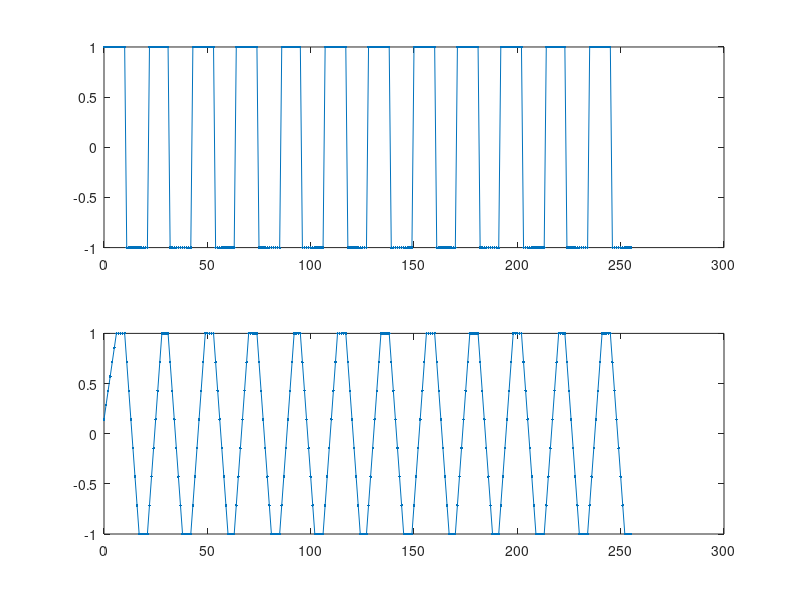
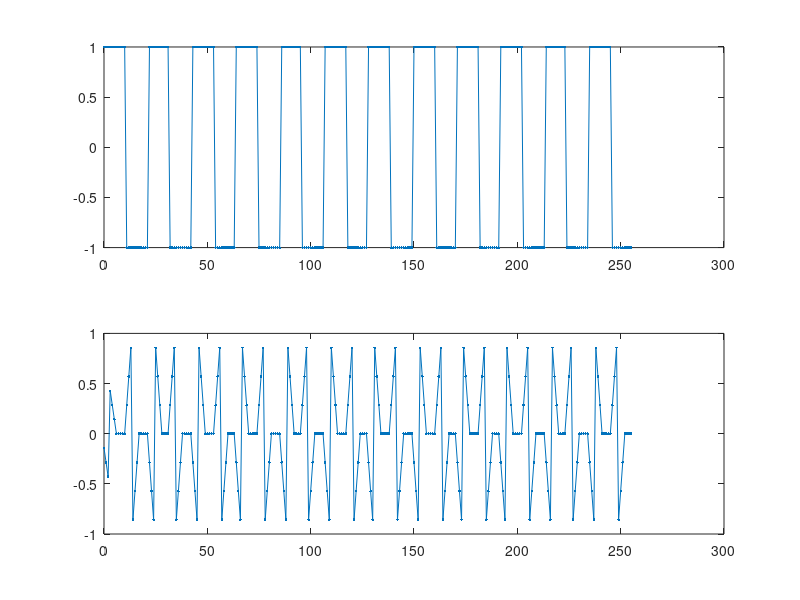
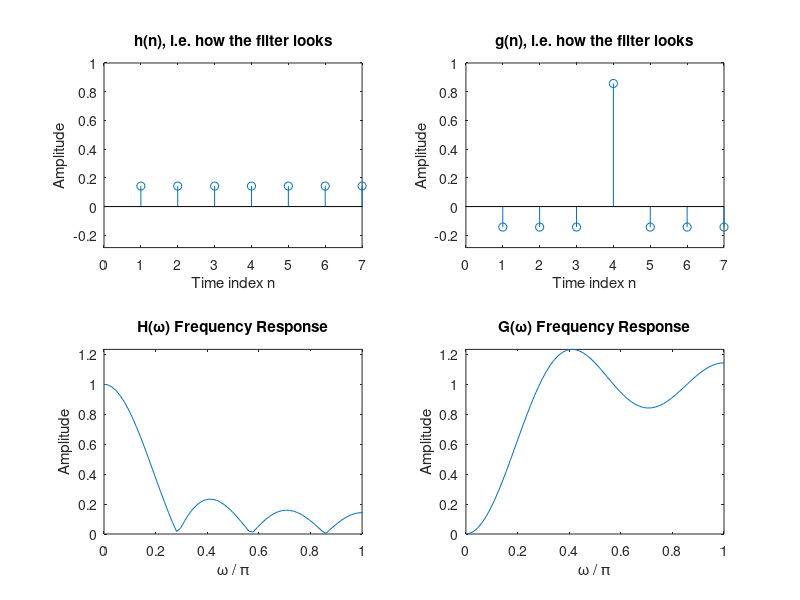

Source code (MATLAB) for these figures, in order: (Note: this script raises an error after producing the figures.)

%% Filtering of One-dimensional signals
% Creating the signal
N = 256;
n = (0:N-1);
f = 12/N;
x = square(2*pi*n*f);

% Creating the filter
L = 7;
h = 1/L * ones(1,L);
y_h = filter(h, 1, x);

figure();
subplot(2,1,1);
plot(n, x, '.-')

subplot(2,1,2);
plot(n, y_h, '.-')

% Filter with other filter
d = [0 0 0 1 0 0 0];
g = d - h;
y_g = filter(g, 1, x);

% could also have done
% d = [zeros(1, floor(L/2)) 1 zeros(1, floor(L/2))]

figure();
subplot(2,1,1);
plot(n, x, '.-')

subplot(2,1,2);
plot(n, y_g, '.-')

% Observing frequency response of 1D filters
H = fft(h, 128);
G = fft(g, 128);

figure();
subplot(2,2,1); stem(h);
axis([0 L (-1/L)*2 1]);
title('h(n), i.e. how the filter looks'); xlabel('Time index n'); ylabel('Amplitude');

subplot(2, 2, 2); stem(g);
axis([0 L (-1/L)*2 1]);
title('g(n), i.e. how the filter looks'); xlabel('Time index n'); ylabel('Amplitude');

subplot(2, 2, 3); 
plot(0:(2)/128:(1-1/128)*2,abs(H));
axis([0 1 0 max([abs(H), abs(G)])]);
title('H(\omega) Frequency Response'); xlabel('\omega / \pi'); ylabel('Amplitude');

subplot(2, 2, 4); 
plot(0:(2)/128:(1-1/128)*2,abs(G));
axis([0 1 0 max([abs(H), abs(G)])])
title('G(\omega) Frequency Response'); xlabel('\omega / \pi'); ylabel('Amplitude');

%% Filtering of 2D signals

I = imread('data/grace-hopper.tif');
x2 = double(I)/255;

figure();
imshow(x2);

L = 5;
h2 = 1/(L*L) * ones(L);
y_h2 = filter2(h2, x2); % Both h2 and x2 are 2D
figure();
imshow(y_h2);

% New filter
d2 = zeros(L);
d2(ceil(L/2),ceil(L/2)) = 1;
g2 = d2 - h2;
y_g2 = filter2(g2, x2);
figure();
imshow(y_g2);


% Observing the frequency response of the 2D filters
figure();

N = 32;
H2 = fftshift(fft2(h2, N, N));
G2 = fftshift(fft2(g2, N, N));
M = max(max([abs(H2), abs(G2)]));

n = -(L-1)/2:(L-1)/2;
w = -(N-1)/2:(N-1)/2;

subplot(2, 2, 1);
stem3(n, n, h2);
set(gca , 'ZLim', [-0.5, 1]);

subplot(2, 2, 2)
stem3(n, n, g2);
set(gca , 'ZLim', [-0.5, 1]);

subplot(2, 2, 3);
surf(w, w, abs(H2));

subplot(2, 2, 4);
surf(w, w, abs(G2));
